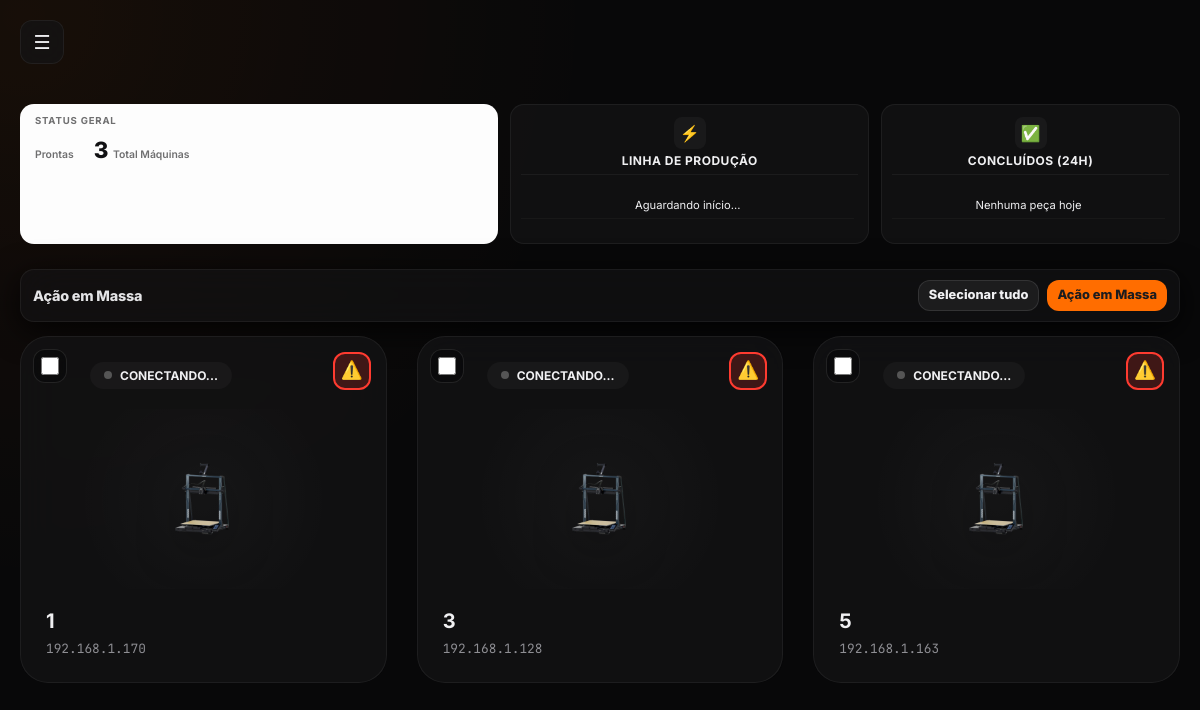
/, run on an earlier commit of the app's database.
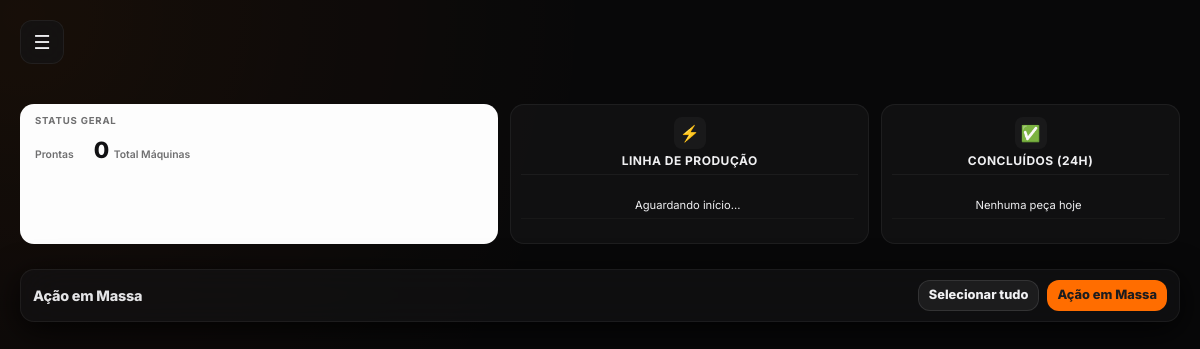
And on a later commit of the database.
### app.py (models this page shows)
class Maquina(db.Model):
    id = db.Column(db.Integer, primary_key=True)
    ip = db.Column(db.String(20), unique=True, nullable=False) # IP único para não duplicar
    nome = db.Column(db.String(50), nullable=False)           # Nome da Neptune 4 MAX
    modelo = db.Column(db.String(50), default="Neptune 4 MAX") # Modelo padrão
    imagem = db.Column(db.String(100), default="n4max.png")   # Nome da imagem na pasta static

### app.py (the view)
@app.route('/')
def index():
    maquinas_cadastradas = carregar_maquinas()
    lista_final = {}
    for m in maquinas_cadastradas:
        ip = m['ip']
        if ip in IMPRESSORAS_ENCONTRADAS:
            lista_final[ip] = IMPRESSORAS_ENCONTRADAS[ip]
        else:
            lista_final[ip] = {'nome': m['nome'], 'ip': ip, 'status': 'offline', 'cor': 'offline', 'msg': 'CONECTANDO...', 'progresso': 0, 'imagem': 'n4max.png', 'modelo_real': 'Neptune 4 MAX'}
    disponiveis = sum(1 for p in IMPRESSORAS_ENCONTRADAS.values() if p.get('cor') == 'ready')
    return render_template('index.html', impressoras=lista_final, disponiveis=disponiveis)

### app.py (called while the page is built)
def chave_ordem_maquina(m):
    nome_bruto = getattr(m, 'nome', m.get("nome", "")) if not isinstance(m, dict) else m.get("nome", "")
    nome = str(nome_bruto).strip()
    match = re.match(r'^(\d+)', nome)
    if match:
        return int(match.group(1))
    return 999999

def carregar_maquinas():
    try:
        maquinas_db = Maquina.query.all()
        lista_maquinas = []
        for m in maquinas_db:
            lista_maquinas.append({
                "ip": m.ip,
                "nome": m.nome,
                "modelo": m.modelo,
                "imagem": m.imagem
            })
        return sorted(lista_maquinas, key=chave_ordem_maquina)
    except Exception as e:
        print(f"🚨 Erro ao ler banco de dados em Betim: {e}")
        return []

### templates/index.html (shortened to what this page needs)
<!DOCTYPE html>
<html lang="pt-br">
<head>
    <link rel="stylesheet" href="{{ url_for('static', filename='css/style.css') }}">
    <link rel="stylesheet" href="{{ url_for('static', filename='css/estoque.css') }}">
</head>
<body class="dashboard-theme">
    <div class="app-layout">
        <main class="main-viewport">
            <header class="top-bar">
                <button class="hamburger-btn" id="btnHamburger" type="button" aria-label="Abrir menu" aria-expanded="false">
                  ☰
                </button>
            </header>
            <section id="secao-dashboard">
                <section class="summary-widgets">
                    <div class="widget-card main-stats">
                        <h3>Status Geral</h3>
                        <div class="stats-row">
                            <div class="stat-box">
                                <span class="lbl">Prontas</span>
                            </div>
                            <div class="stat-box">
                                <span class="val highlight">{{ impressoras|length }}</span>
                                <span class="lbl">Total Máquinas</span>
                            </div>
                        </div>
                    </div>
                    <div class="widget-card glass production-widget">
                        <div class="production-header">
                            <span class="widget-icon">⚡</span>
                            <h4>Linha de Produção</h4>
                        </div>
                        <div class="production-scroll-area">
                            <ul id="listaProducaoAtiva" class="production-list">
                                <li class="empty-msg">Aguardando início...</li>
                            </ul>
                        </div>
                    </div>
                    <div class="widget-card glass production-widget">
                        <div class="production-header">
                            <span class="widget-icon">✅</span>
                            <h4>Concluídos (24h)</h4>
                        </div>
                        <div class="production-scroll-area">
                            <ul id="listaProducaoConcluida" class="production-list">
                                <li class="empty-msg">Nenhuma peça hoje</li>
                            </ul>
                        </div>
                    </div>
                </section>
  <div class="mass-toolbar">
    <div class="mass-title">Ação em Massa</div>
    <div class="mass-actions">
      <button class="mass-btn" onclick="selecionarTodas()">Selecionar tudo</button>
      <button class="mass-btn primary" onclick="abrirModalMassa()">Ação em Massa</button>
    </div>
  </div>
                <div class="grid-responsive">
                    {% for ip, dados in impressoras.items() %}
                    <section id="card-{{ ip | replace('.', '-') }}" class="card-pro {{ dados.cor }}" onclick="abrirModal('{{ ip }}', '{{ dados.nome }}')">
                        <button class="btn-emergency-stop"
                                onclick="event.stopPropagation(); paradaDeEmergencia('{{ ip }}', '{{ dados.nome }}')">
                            ⚠️
                        </button>
                       <div class="mass-check-wrap" onclick="event.stopPropagation();">
  <input class="mass-check" type="checkbox"
         data-ip="{{ip}}"
         onclick="event.stopPropagation(); atualizarCountMassa();">
</div>
                        <div class="card-top">
                            <div class="status-pill">
                                <span class="status-dot {{ 'printing' if dados.status == 'printing' else '' }}"></span>
                                <span class="status-text">{{ dados.msg }}</span>
                            </div>
                        </div>
                        <div class="printer-visual">
                            <img src="{{ url_for('static', filename='img/' + dados.imagem) }}" alt="Printer">
                        </div>
                        <div class="card-footer-info">
                            <div class="printer-titles">
                                <h2>{{ dados.nome }}</h2>
                                <code class="ip-address">{{ ip }}</code>
                            </div>
                        </div>
                    </section>
                    {% endfor %}
                </div>
            </section>
        </main>
    </div>
</body>
</html>

What changed in the data, as far as the page shows it:
removed Maquina: msg "CONECTANDO...", nome "1", ip "192.168.1.170"
removed Maquina: msg "CONECTANDO...", nome "3", ip "192.168.1.128"
removed Maquina: msg "CONECTANDO...", nome "5", ip "192.168.1.163"
Also different on the page:
{{ impressoras|length }}: "3" → "0"
